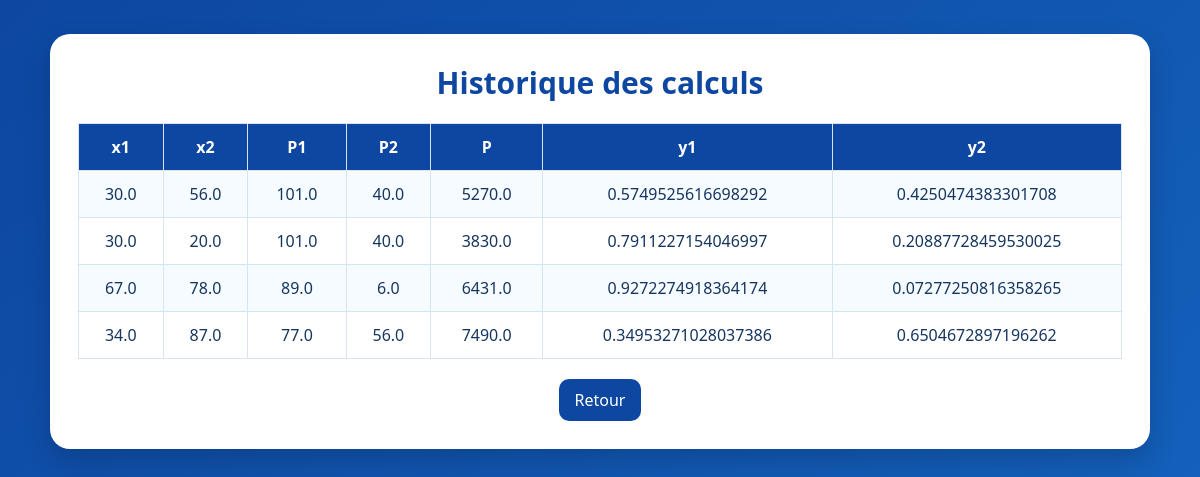
The app's page /history (signed in) with its own data.
### tables this page shows
CREATE TABLE operations (
        id INTEGER PRIMARY KEY AUTOINCREMENT,
        username TEXT,
        x1 REAL,
        x2 REAL,
        P1 REAL,
        P2 REAL,
        P REAL,
        y1 REAL,
        y2 REAL
    );

### app.py (the view)
@app.route("/history")
def history():
    if "username" not in session:
        return redirect(url_for("login"))
    data = get_history(session["username"])
    return render_template("history.html", data=data)

### app.py (called while the page is built)
@app.before_request
def limit_requests():
    ip = request.remote_addr
    requests_count[ip] = requests_count.get(ip, 0) + 1
    if requests_count[ip] > 300:
        return "Too many requests from this IP"

### models.py (called while the page is built)
def get_history(username):
    conn = sqlite3.connect("app.db")
    cursor = conn.cursor()
    cursor.execute("""
    SELECT x1, x2, P1, P2, P, y1, y2
    FROM operations
    WHERE username = ?
    ORDER BY id DESC
    """, (username,))
    data = cursor.fetchall()
    conn.close()
    return data

### templates/history.html (shortened to what this page needs)
<!DOCTYPE html>
<html lang="en">
<head>
    <link rel="stylesheet" href="{{ url_for('static', filename='css/style.css') }}">
</head>
<body>
<div class="history-box">
    <h2>Historique des calculs</h2>
    <div class="table-wrapper">
        <table>
            <tr>
                <th>x1</th>
                <th>x2</th>
                <th>P1</th>
                <th>P2</th>
                <th>P</th>
                <th>y1</th>
                <th>y2</th>
            </tr>
            {% for row in data %}
            <tr>
                <td>{{ row[0] }}</td>
                <td>{{ row[1] }}</td>
                <td>{{ row[2] }}</td>
                <td>{{ row[3] }}</td>
                <td>{{ row[4] }}</td>
                <td>{{ row[5] }}</td>
                <td>{{ row[6] }}</td>
            </tr>
            {% endfor %}
        </table>
    </div>
    <div class="result-actions">
        <a href="{{ url_for('dashboard') }}">Retour</a>
    </div>
</div>
</body>
</html>

### static/css/style.css (style rules this page uses)
* { margin: 0; padding: 0; box-sizing: border-box; }
body { font-family: Arial, sans-serif; background: linear-gradient(135deg, #071739, #0d47a1); color: #ffffff; min-height: 100vh; }
a { text-decoration: none; }
.result-box, .history-box { max-width: 1100px; margin: 34px auto; background: #ffffff; color: #0b2545; border-radius: 20px; padding: 28px; box-shadow: 0 12px 28px rgba(0,0,0,0.18); }
.result-box h2, .history-box h2 { color: #0d47a1; text-align: center; margin-bottom: 20px; font-size: 30px; }
.result-actions { display: flex; justify-content: center; gap: 12px; margin-top: 20px; flex-wrap: wrap; }
.result-actions a { background: #0d47a1; color: white; padding: 10px 16px; border-radius: 10px; }
.table-wrapper { overflow-x: auto; }
table { width: 100%; border-collapse: collapse; }
th { background: #0d47a1; color: white; padding: 12px; border: 1px solid #d9e4f2; }
td { padding: 12px; border: 1px solid #d9e4f2; text-align: center; color: #16365f; }
tr:nth-child(even) { background: #f6fbff; }
body { background: linear-gradient(135deg, #0d47a1, #1565c0); font-family: 'Segoe UI', sans-serif; margin: 0; padding: 0; color: white; }

### records on screen
operations: x1 "30.0", x2 "56.0", P1 "101.0", P2 "40.0", P "5270.0", y1 "0.5749525616698292", y2 "0.4250474383301708"
operations: x1 "30.0", x2 "20.0", P1 "101.0", P2 "40.0", P "3830.0", y1 "0.7911227154046997", y2 "0.20887728459530025"
operations: x1 "67.0", x2 "78.0", P1 "89.0", P2 "6.0", P "6431.0", y1 "0.9272274918364174", y2 "0.07277250816358265"
operations: x1 "34.0", x2 "87.0", P1 "77.0", P2 "56.0", P "7490.0", y1 "0.34953271028037386", y2 "0.6504672897196262"
